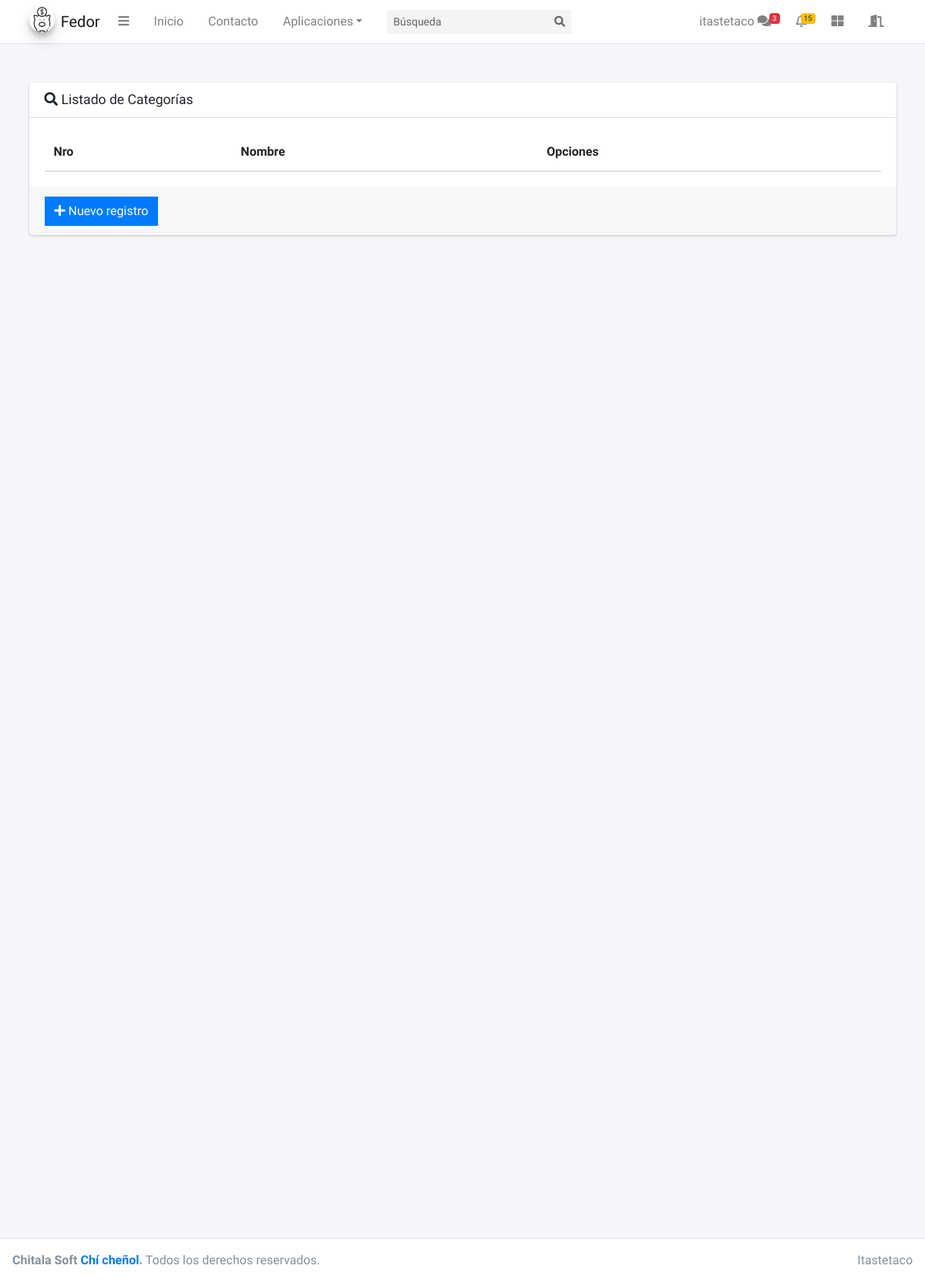
/app/category/list/ (signed in), run on an earlier commit of the app's database.
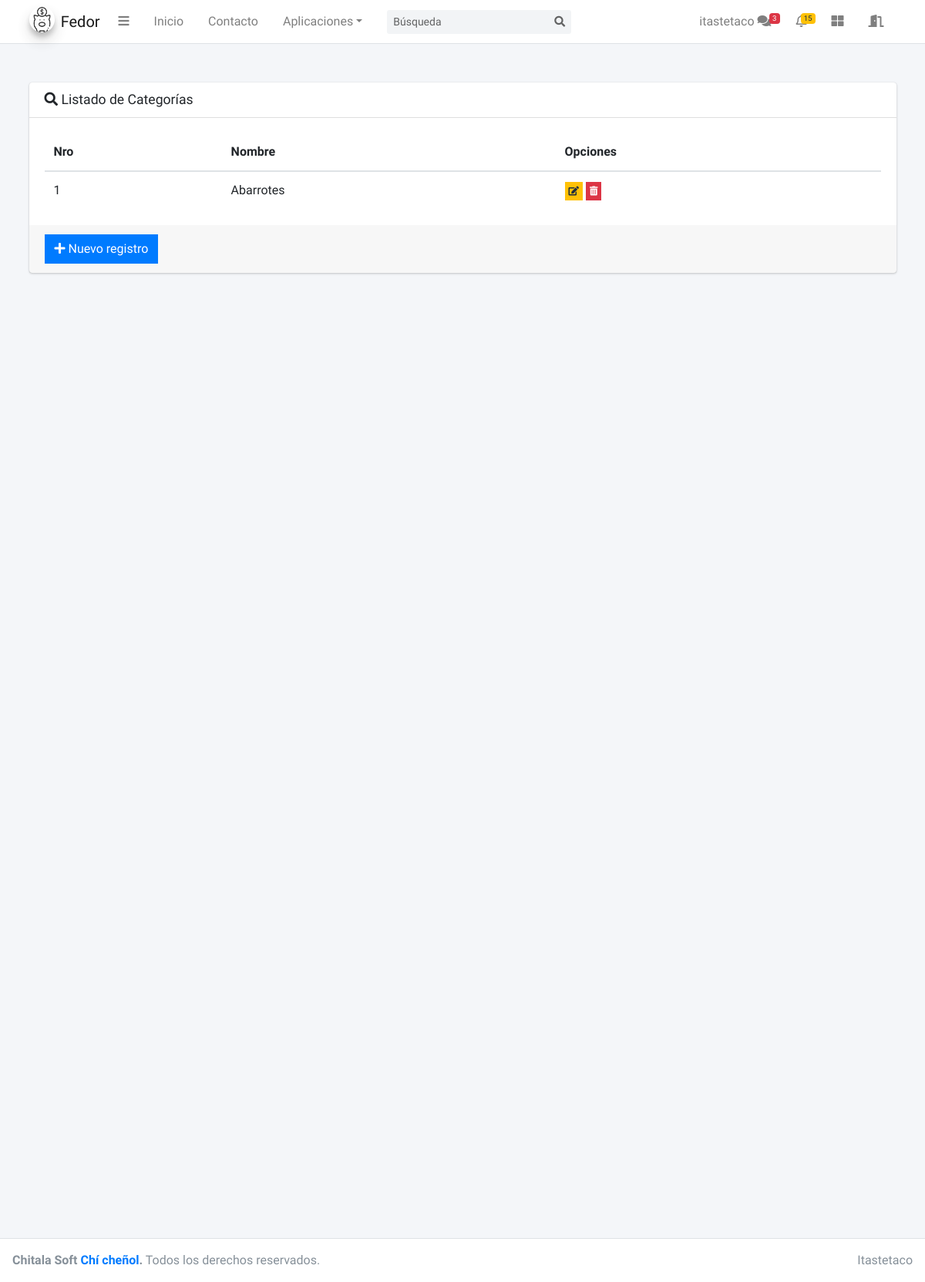
And on a later commit of the database.
### XpenCntrl/models.py (models this page shows, shortened)
class Category(models.Model):
    name = models.CharField(max_length=150, verbose_name='Nombre', unique=True)
    class Meta:
        verbose_name = 'Categoria'
        verbose_name_plural = 'Categorias'
        ordering = ['id']

### XpenCntrl/views.py (the view, shortened to what this page needs)
# urls.py: path("category/list/", local_views.CategoryListView.as_view(), name="category_list"),
class CategoryListView(ListView):
    model = Category
    template = '/categoria/list.html'
    @method_decorator(login_required)
    def dispatch(self, request, *args, **kwargs):
        return super().dispatch(request, *args, **kwargs)
    def get_context_data(self, **kwargs):
        context = super().get_context_data(**kwargs)
        context['title'] = 'Listado de Categorías'
        return context

### templates/XpenCntrl/category_list.html
{% extends 'list.html' %}
{% block columns %}
    <tr>
        <th scope="col">Nro</th>
        <th scope="col">Nombre</th>
        <th scope="col">Opciones</th>
    </tr>
{% endblock %}
{% block rows %}
    {% for c in object_list %}
        <tr>
            <td>{{ c.id }}</td>
            <td>{{ c.name }}</td>
            <td>
                <button type="button" class="btn btn-warning btn-xs btn-flat">
                    <i class="fas fa-edit"></i>
                </button>
                <button type="button" class="btn btn-danger btn-xs btn-flat">
                    <i class="fas fa-trash-alt"></i>
                </button>
            </td>
        </tr>
    {% endfor %}
{% endblock %}

### templates/list.html (shortened to what this page needs)
{% extends "home.html" %}
{% load static %}
{% block head %}
<link rel="stylesheet" href="{% static 'plugins/datatables-bs4/css/dataTables.bootstrap4.min.css' %}">
<link rel="stylesheet" href="{% static 'plugins/datatables-responsive/css/responsive.bootstrap4.min.css' %}">
{% endblock %}
{% block content %}
<div class="card card-default">
    <div class="card-header">
        <h3 class="card-title">
            <i class="fas fa-search"></i>
            {{ title }}
        </h3>
    </div>
    <div class="card-body">
        <table class="table" id='data'>
            <thead>
            {% block columns %}
            {% endblock %}
            </thead>
            <tbody>
            {% block rows %}
            {% endblock %}
            </tbody>
        </table>
    </div>
    <div class="card-footer">
        <button class="btn btn-primary btn-flat">
            <i class="fas fa-plus"></i> Nuevo registro
        </button>
    </div>
</div>
{% endblock  %}

### templates/home.html (shortened to what this page needs)
{% load static %}
<!DOCTYPE html>
<html lang="en">
<head>
  <link rel="stylesheet" href="{% static 'plugins/fontawesome-free/css/all.min.css' %}">
  <link rel="stylesheet" href="{% static 'adminlte/css/adminlte.min.css' %}">
  <link rel="stylesheet" href="https://code.ionicframework.com/ionicons/2.0.1/css/ionicons.min.css">
  <link rel="stylesheet" href="{% static 'plugins/tempusdominus-bootstrap-4/css/tempusdominus-bootstrap-4.min.css' %}">
  <link rel="stylesheet" href="{% static 'plugins/icheck-bootstrap/icheck-bootstrap.min.css' %}">
  <link rel="stylesheet" href="{% static 'plugins/jqvmap/jqvmap.min.css' %}">
  <link rel="stylesheet" href="{% static 'dist/css/adminlte.min.css' %}">
  <link rel="stylesheet" href="{% static 'plugins/overlayScrollbars/css/OverlayScrollbars.min.css' %}">
  <link rel="stylesheet" href="{% static 'plugins/daterangepicker/daterangepicker.cs' %}s">
  <link rel="stylesheet" href="{% static 'plugins/summernote/summernote-bs4.css' %}">
  {% block head%}
  {% endblock %}
</head>
<body class="hold-transition sidebar-collapse layout-top-nav">
<div class="wrapper">
  {% include 'navbar.html' %}
<div class="content-wrapper">
<div class="container" style="padding-top: 50px;">
{% block content %}
{% endblock  %}
</div>
</div>
{% include "footer.html" %}
</div>
</body>
</html>

### templates/navbar.html (shortened to what this page needs)
{% load static %}
<nav class="main-header navbar navbar-expand-md navbar-light navbar-white">
    <div class="container">
      <a href="{% url 'XpenCntrl:xpencontrl_index' %}" class="navbar-brand">
        <img src="{% static 'dist/img/dinero.png' %}" alt="AdminLTE Logo" class="brand-image img-circle elevation-3"
             style="opacity: .8">
        <span class="brand-text font-weight-light">Fedor</span>
      </a>
      <div class="collapse navbar-collapse order-3" id="navbarCollapse">
        <ul class="navbar-nav">
          <li class="nav-item">
            <a class="nav-link" data-widget="pushmenu" href="#" role="button"><i class="fas fa-bars"></i></a>
          </li>
          <li class="nav-item">
            <a href="index3.html" class="nav-link">Inicio</a>
          </li>
          <li class="nav-item">
            <a href="#" class="nav-link">Contacto</a>
          </li>
          <li class="nav-item dropdown">
            <a id="dropdownSubMenu1" href="#" data-toggle="dropdown" aria-haspopup="true" aria-expanded="false" class="nav-link dropdown-toggle">Aplicaciones</a>
          </li>
        </ul>
        <form class="form-inline ml-0 ml-md-3">
          <div class="input-group input-group-sm">
            <input class="form-control form-control-navbar" type="search" placeholder="Búsqueda" aria-label="Search">
            <div class="input-group-append">
              <button class="btn btn-navbar" type="submit">
                <i class="fas fa-search"></i>
              </button>
            </div>
          </div>
        </form>
      </div>
      <ul class="order-1 order-md-3 navbar-nav navbar-no-expand ml-auto">
        <li class="nav-item dropdown">
          <a class="nav-link" data-toggle="dropdown" href="#">
            {{ request.user.username}}
            <i class="fas fa-comments"></i>
            <span class="badge badge-danger navbar-badge">3</span>
          </a>
        </li>
        <li class="nav-item dropdown">
          <a class="nav-link" data-toggle="dropdown" href="#">
            <span class="badge badge-warning navbar-badge">15</span>
          </a>
        </li>
        <li class="nav-item">
          <a class="nav-link" data-widget="control-sidebar" data-slide="true" href="#" role="button"><i
              class="fas fa-th-large"></i></a>
        </li>
        <li class="nav-item">
          <a href="{% url 'logout' %}" class="nav-link">
            <i class="fas fa-door-open"></i>
          </a>
        </li>
      </ul>
    </div>
  </nav>

### templates/sidebar.html (shortened to what this page needs)
{% load static %}

### templates/controlsidebar.html (shortened to what this page needs)
{% load static %}

### templates/footer.html
{% load static %}
<footer class="main-footer">
    <div class="float-right d-none d-sm-inline">
      Itastetaco
    </div>
    <strong>Chitala Soft <a href="https://adminlte.io">Chí cheñol</a>.</strong> Todos los derechos reservados.
  </footer>

What changed in the data, as far as the page shows it:
added Category: id "1", name "Abarrotes"
